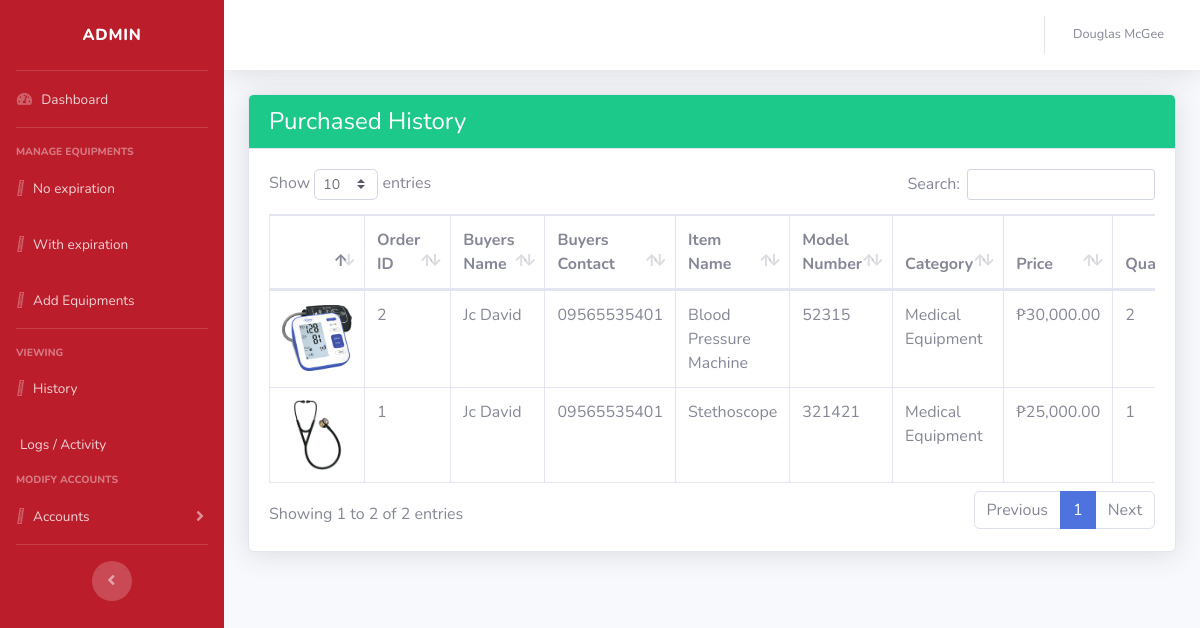
The app's page /components/history.php (signed in) with its own data.
### tables this page shows
CREATE TABLE `tbl_sales` (
  `sales_id` int(11) NOT NULL,
  `equipment_id` int(11) NOT NULL,
  `item_price` decimal(10,0) NOT NULL,
  `purchase_date` date NOT NULL,
  `quantity` int(11) NOT NULL,
  `buyers_name` varchar(255) NOT NULL,
  `buyers_contact` varchar(11) NOT NULL,
  `warranty` date NOT NULL
);

CREATE TABLE `tbl_equipments` (
  `equipment_id` int(11) NOT NULL,
  `name` varchar(100) NOT NULL,
  `category` varchar(50) NOT NULL,
  `manufacturer` varchar(100) DEFAULT NULL,
  `model_number` varchar(50) DEFAULT NULL,
  `quantity_in_stock` int(11) NOT NULL DEFAULT 0,
  `item_price` decimal(10,2) DEFAULT NULL,
  `date_added` date DEFAULT curdate(),
  `storage_location` varchar(100) NOT NULL,
  `status_id` int(11) DEFAULT 1,
  `supplier_name` varchar(100) DEFAULT NULL,
  `description` varchar(255) DEFAULT NULL,
  `expiration_date` date DEFAULT NULL,
  `item_img` varchar(255) NOT NULL
);

### components/history.php (the view, shortened to what this page needs)
<?php
require_once("../backend/config/config.php");
?>
<!DOCTYPE html>
<html lang="en">
  <head>
    <link href="../vendor/fontawesome-free/css/all.min.css" rel="stylesheet" type="text/css">
    <link href="../styles/sb-admin-2.min.css" rel="stylesheet">
    <link href="../vendor/datatables/dataTables.bootstrap4.min.css" rel="stylesheet">
  </head>
  <body class="page-top">
    <div id="wrapper">
        <?php include "sidebar.php"; ?>
        <div id="content-wrapper" class="d-flex flex-column">
            <div id="content">
                <?php include "navbar.php"; ?>
                <div class="container-fluid">
                    <div class="card shadow mb-4">
                        <div class="card-header bg-success text-white">
                            <h4 class="mb-0">Purchased History</h4>
                        </div>
                        <div class="card-body">
                            <div class="table-responsive">
                                <table class="table table-bordered" id="dataTable" width="100%" cellspacing="0">
                                    <thead>
                                        <tr>
                                            <th></th>
                                            <th>Order ID</th>
                                            <th>Buyers Name</th>
                                            <th>Buyers Contact</th>
                                            <th>Item Name</th>
                                            <th>Model Number</th>
                                            <th>Category</th>
                                            <th>Price</th>
                                            <th>Quantity</th>
                                        </tr>
                                    </thead>
                                    <tbody>
                                        <?php
                                            $query = "SELECT te.name, te.equipment_id, te.category, te.manufacturer, te.model_number, te.supplier_name, te.expiration_date, te.description, te.item_img, tbs.* FROM tbl_sales tbs
                                            JOIN tbl_equipments te ON tbs.equipment_id = te.equipment_id
                                            ORDER BY te.equipment_id DESC";
                                            $result = mysqli_query($conn, $query);
                                            while($data = mysqli_fetch_assoc($result)){
                                                $formatted_price = number_format($data["item_price"], 2);
                                        ?>
                                        <tr>
                                            <th>
                                                <div class="img-con" style="height: 70px; width: 70px;">
                                                    <img src="<?php echo $data["item_img"] ?>" alt=""
                                                    style="object-fit: contain; width: 100%; height: 100%;">
                                                </div>
                                            </th>
                                            <td><?php echo $data["sales_id"] ?></td>
                                            <td><?php echo $data["buyers_name"] ?></td>
                                            <td><?php echo $data["buyers_contact"] ?></td>
                                            <td><?php echo $data["name"] ?></td>
                                            <td><?php echo $data["model_number"] ?></td>
                                            <td><?php echo $data["category"] ?></td>
                                            <td>₱<?php echo $formatted_price ?></td>
                                            <td><?php echo $data["quantity"] ?></td>
                                        </tr>
                                        <?php
                                            }
                                        ?>
                                        </tbody>
                                </table>
                            </div>
                        </div>
                    </div>
                </div>
            </div>
        </div>
    </div>
  </body>
</html>

### components/sidebar.php (shortened to what this page needs)
<!DOCTYPE html>
<html lang="en">
<head>
</head>
<body>
    <ul class="navbar-nav sidebar sidebar-dark accordion" id="accordionSidebar"
    style="background: rgb(187,29,43);">
    <a class="sidebar-brand d-flex align-items-center justify-content-center" href="dashboard.php">
        <div class="sidebar-brand-text mx-1">Admin</div>
    </a>
    <hr class="sidebar-divider my-0">
    <li class="nav-item">
        <a class="nav-link" href="./dashboard.php">
            <i class="fas fa-fw fa-tachometer-alt"></i>
            <span>Dashboard</span>
        </a>
    </li>
    <hr class="sidebar-divider">
    <div class="sidebar-heading">Manage Equipments</div>
    <li class="nav-item">
        <a class="nav-link collapsed prod-type" href="./equipmentNoExp.php">
            <i class="fa-solid fa-fw fa-toolbox"></i> <span>No expiration</span>
        </a>
        <a class="nav-link collapsed prod-type" href="./equipmentWithExp.php">
            <i class="fa-solid fa-fw fa-toolbox"></i> <span>With expiration</span>
        </a>
       <a class="nav-link collapsed" href="./addprod.php">
            <i class="fa-solid fa-fw fa-plus"></i>
            <span>Add Equipments</span>
        </a>
    </li>
    <hr class="sidebar-divider">
    <div class="sidebar-heading">Viewing</div>
    <li class="nav-item">
        <a class="nav-link collapsed prod-type" href="./history.php">
            <i class="fa-solid fa-fw fa-chart-line"></i>
            <span>History</span>
        </a>
        <a class="nav-link collapsed prod-type" href="./logs.php">
            <span>Logs / Activity</span>
        </a>
    </li>
    <div class="sidebar-heading">Modify Accounts</div>
    <li class="nav-item">
        <a class="nav-link collapsed" href="#" data-toggle="collapse" data-target="#collapsePages" aria-expanded="true" aria-controls="collapsePages">
            <i class="fa-solid fa-id-card"></i>
            <span>Accounts</span>
        </a>
    </li>
    <hr class="sidebar-divider d-none d-md-block">
    <div class="text-center d-none d-md-inline">
        <button class="rounded-circle border-0" id="sidebarToggle"></button>
    </div>
    </ul>
</body>
</html>

### components/navbar.php (shortened to what this page needs)
<nav class="navbar navbar-expand navbar-light bg-white topbar mb-4 static-top shadow">
<ul class="navbar-nav ml-auto">
    <li class="nav-item dropdown no-arrow">
        <a class="nav-link dropdown-toggle" href="#" id="userDropdown" role="button"
            data-toggle="dropdown" aria-haspopup="true" aria-expanded="false">
            <span class="mr-2 d-none d-lg-inline text-gray-600 small"
            id="adminName">Douglas McGee</span>
        </a>
    </li>
</ul>
</nav>

### records on screen
tbl_sales: equipment.item_img (picture), sales_id "2", buyers_name "Jc David", buyers_contact "09565535401", equipment.name "Blood Pressure Machine", equipment.model_number "52315", equipment.category "Medical Equipment", item_price "30,000.00", quantity "2"
tbl_sales: equipment.item_img (picture), sales_id "1", buyers_name "Jc David", buyers_contact "09565535401", equipment.name "Stethoscope", equipment.model_number "321421", equipment.category "Medical Equipment", item_price "25,000.00", quantity "1"
